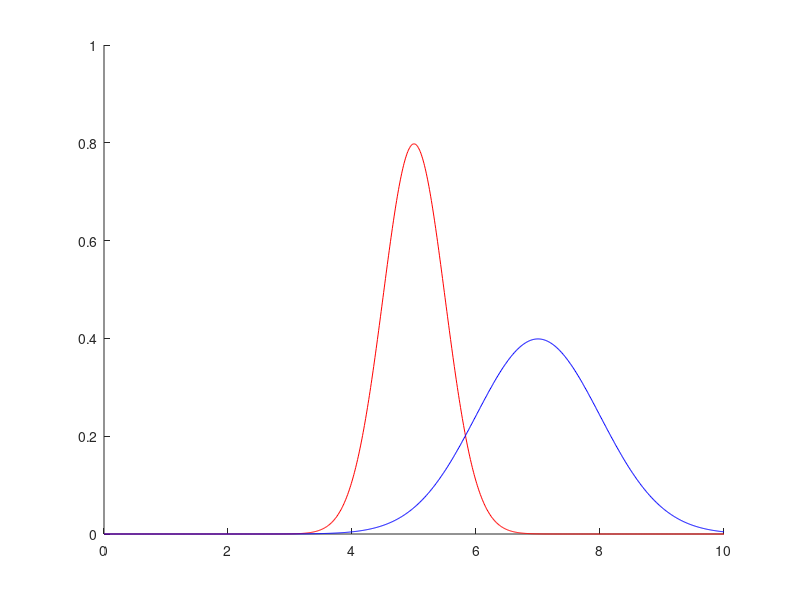
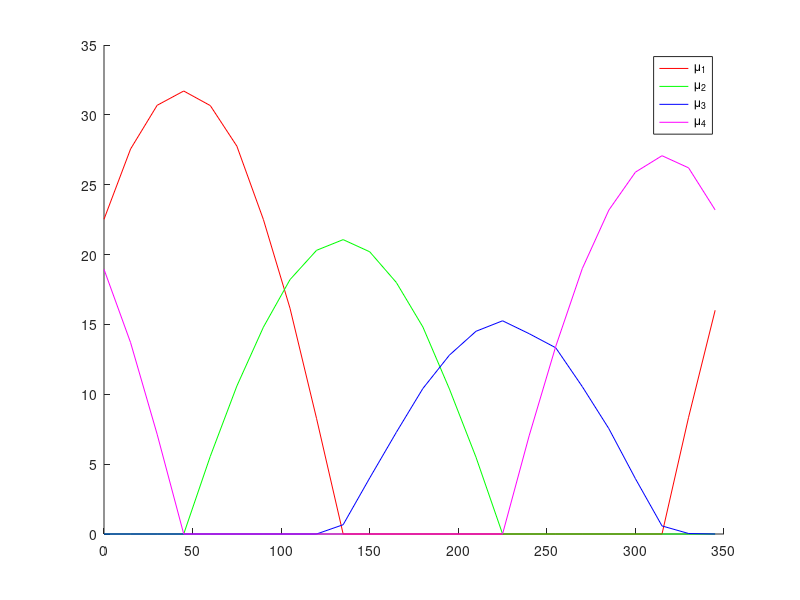
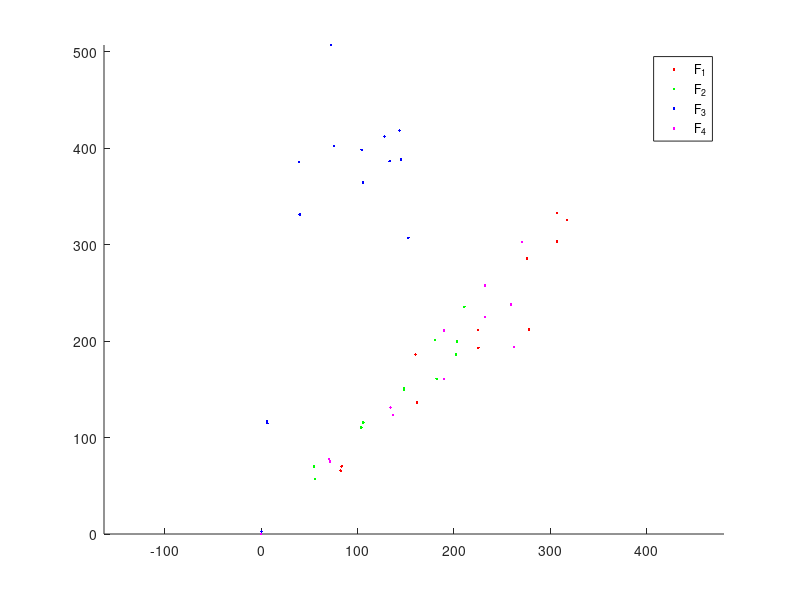

Write the MATLAB code that produced these figures, in order. (Note: this script raises an error after producing the figures.)
function quiz3()
close all

% Q 1
x = 0:.01:10;
thresholds = [5.667 5.978 5.830 2.69];
delta = 0:.01:1;
s1 = normpdf(x, 5, 0.5);
s2 = normpdf(x, 7, 1);
figure;
hold on;
plot(x, s1, 'r-', x, s2, 'b-');
for threshold = thresholds
  plot(threshold, delta, 'k-');
end % for


% Q 5
p = 0.1;
HF = -p * log2(p) - (1 - p) * log2(1 - p);


% Q 6
ps = 0.1;
qs = 1/2;    % P(firing | stimulus)
qns = 1/18;  % P(firing | no stimulus)

MI = HF - ps * (-qs * log2(qs) - (1 - qs) * log2(1 - qs)) - (1 - ps) * (-qns * log2(qns) - (1 - qns) * log2(1 - qns));


% Q 11
load tuning
figure;
hold on;
plot(stim, mean(neuron1), 'r-');
plot(stim, mean(neuron2), 'g-');
plot(stim, mean(neuron3), 'b-');
plot(stim, mean(neuron4), 'm-');
%legend('\mu_1', '\sigma_1', '\mu_2', '\sigma_2', '\mu_3', '\sigma_3', '\mu_4', '\sigma_4');
legend('\mu_1', '\mu_2', '\mu_3', '\mu_4');


% Q 12
figure;
hold on;
T = 10; % s
plot(mean(neuron1)*T, var(neuron1)*T^2, 'r.');
plot(mean(neuron2)*T, var(neuron2)*T^2, 'g.');
plot(mean(neuron3)*T, var(neuron3)*T^2, 'b.');
plot(mean(neuron4)*T, var(neuron4)*T^2, 'm.');
legend('F_1', 'F_2', 'F_3', 'F_4');
axis equal


% Q 13 (Note 0 is +y and 90 is +x)
rmean = mean([r1' r2' r3' r4']);
rmax = max([mean(neuron1)' mean(neuron2)' mean(neuron3)' mean(neuron4)']);
c = [c1; c2; c3; c4];
vpop = rmean ./ rmax * c;
degrees = mod(90 - atand(vpop(2)/vpop(1)), 360);